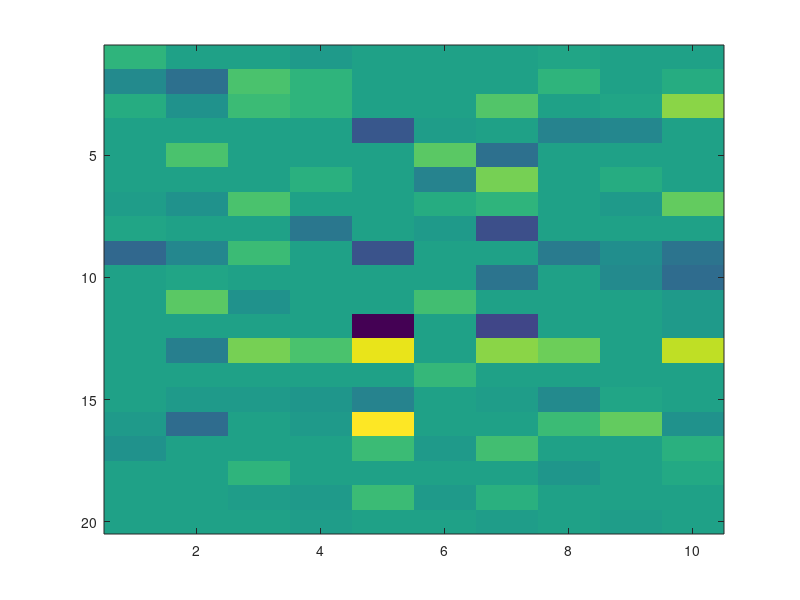
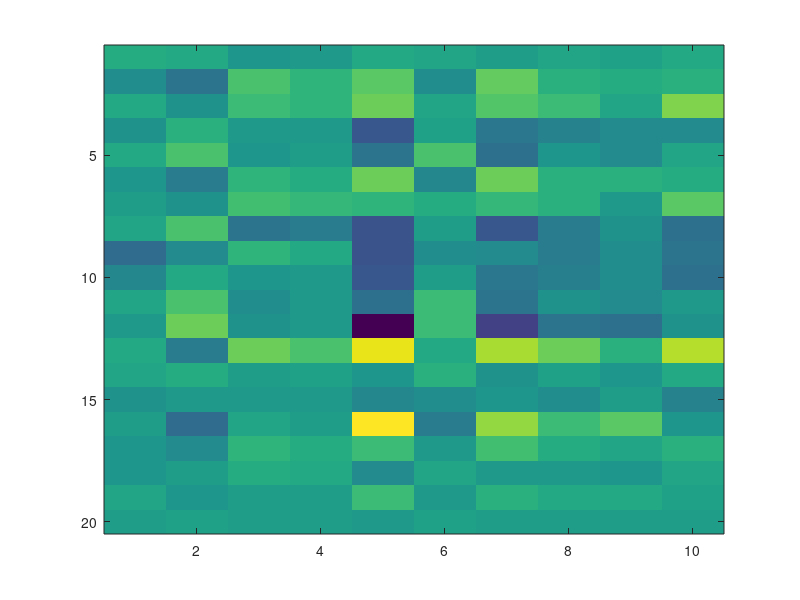

Source code (MATLAB) for these figures, in order:
d1=20; d2=10; n=100; K=(reshape(randperm(d1*d2),[d1,d2])<=n);
r=3; X=randn(d1,r)*randn(r,d2); T0=randn(d1,d2); e=0.1; l=1;
for o=1:1000
  [U,S,V]=svd(T0-e*((T0.*K)-(X.*K)),'econ');
  S=diag(max(0,diag(S)-e*l)); T=U*S*V';
  if norm(T-T0)<0.001, break, end
  T0=T;
end
figure(1); imagesc(X.*K); figure(2); imagesc(T);
